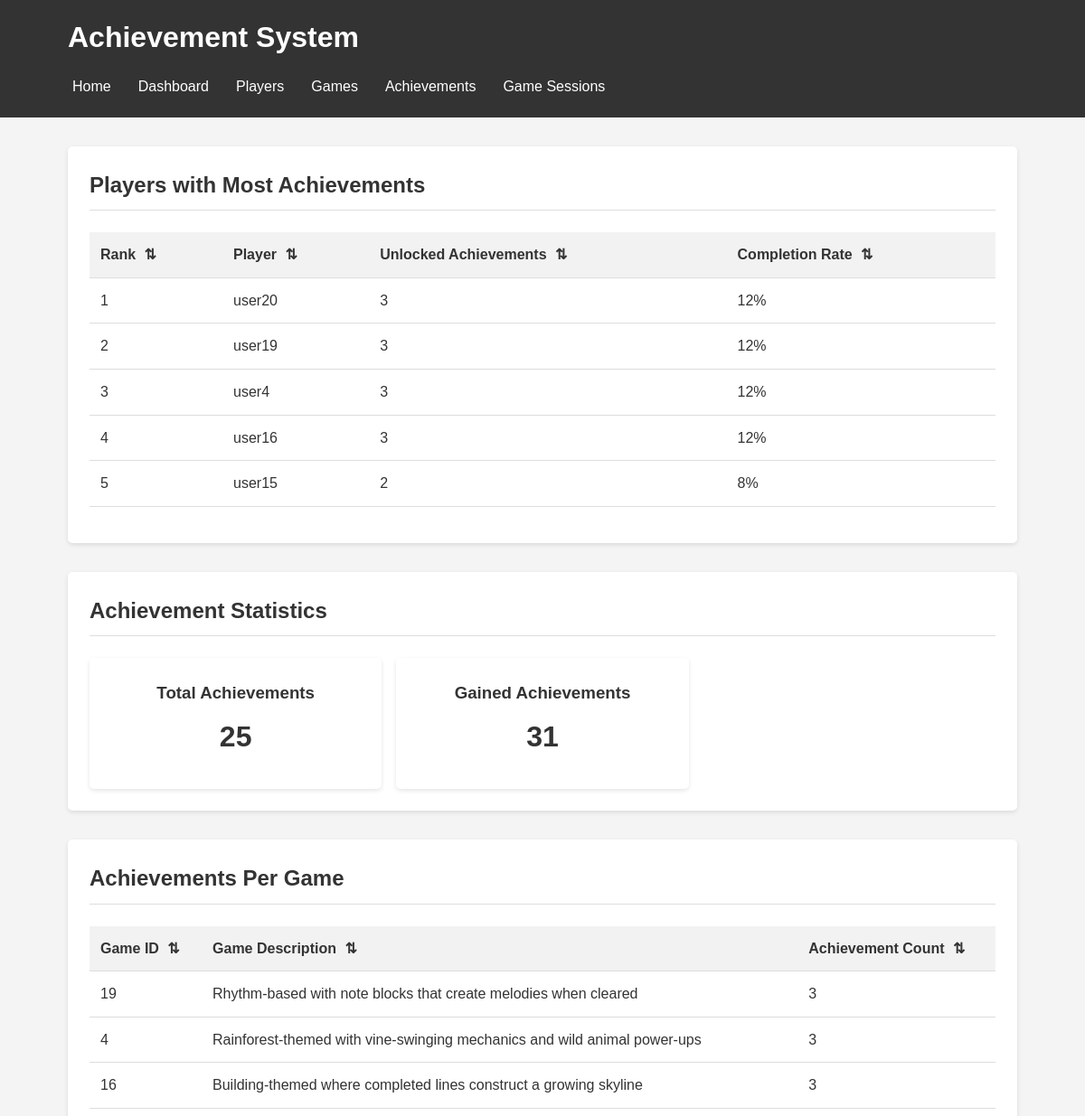
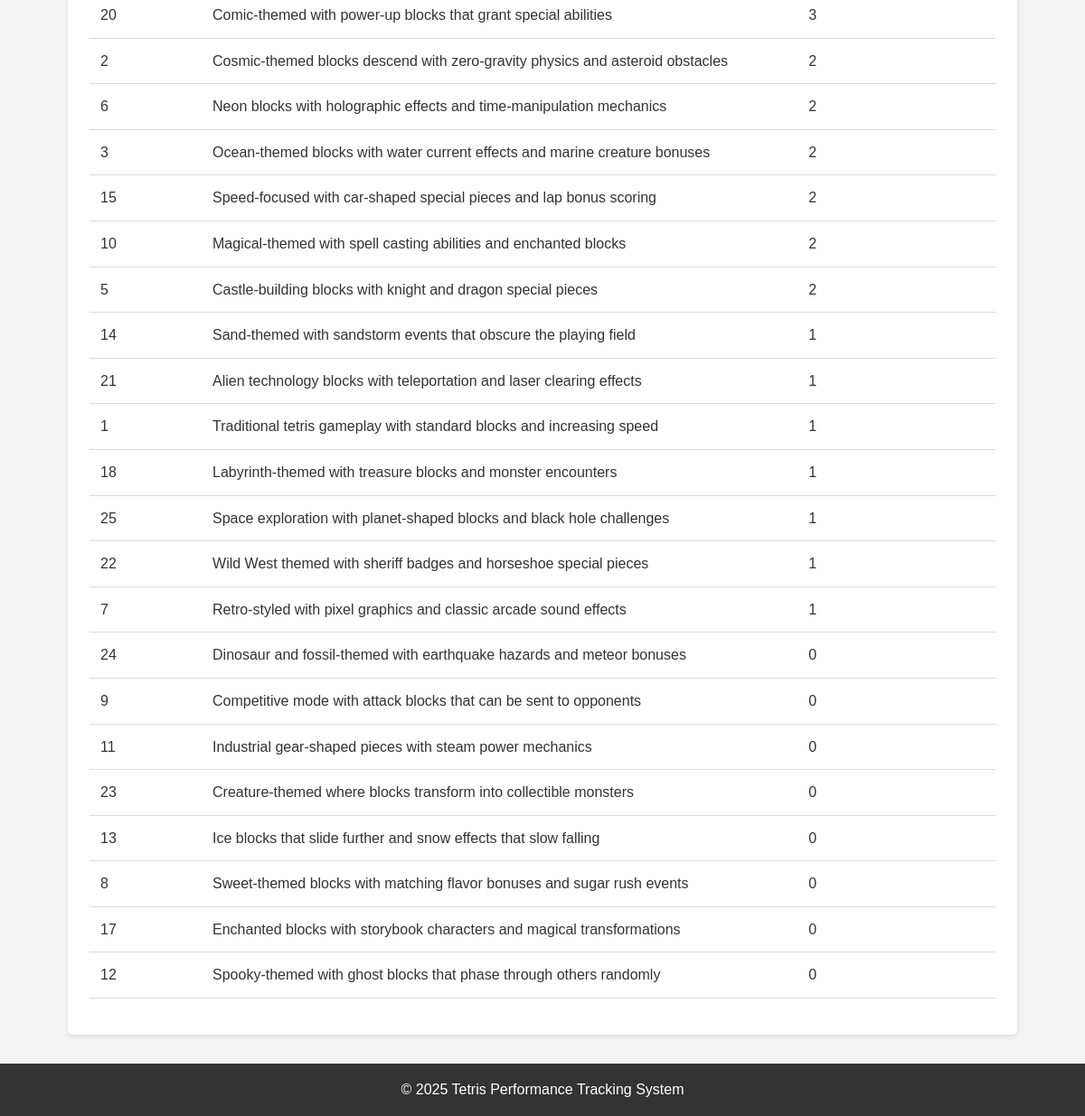
Screenshot of /achievements.php with the database file from the repository (2 pictures, top to bottom).
### tables this page shows
CREATE TABLE Player (
    player_id INT PRIMARY KEY,
    username VARCHAR(50) NOT NULL,
    email_address VARCHAR(100) NOT NULL UNIQUE,
    date_registration DATE NOT NULL,
    date_of_birth DATE,
    country VARCHAR(50),
    subscription_type ENUM('free','paid') NOT NULL DEFAULT 'free'
);

CREATE TABLE Game (
    game_id INT PRIMARY KEY,
    action_id INT NOT NULL,
    game_genre VARCHAR(50),
    ai_help_allowed BOOLEAN DEFAULT FALSE,
    difficulty_level INT,
    game_description VARCHAR(90),
    FOREIGN KEY (action_id) REFERENCES Action(action_id),
    FOREIGN KEY (difficulty_level) REFERENCES DifficultyLevel(difficulty_level)
);

### achievements.php (the view, shortened to what this page needs)
<?php
include 'includes/db_connection.php';
$sql = "SELECT p.player_id, p.username,
        COUNT(pa.achievement_id) as achievement_count,
        (COUNT(pa.achievement_id) * 100 / (SELECT COUNT(*) FROM Achievement)) as completion_percentage
        FROM Player p
        JOIN PlayerAchievement pa ON p.player_id = pa.player_id
        GROUP BY p.player_id, p.username
        ORDER BY achievement_count DESC
        LIMIT 5";
$topAchievers = $conn->query($sql);
?>
<!DOCTYPE html>
<html lang="en">
<head>
    <link rel="stylesheet" href="css/style.css">
</head>
<body>
    <header>
        <div class="container">
            <h1>Achievement System</h1>
            <nav>
                <ul>
                    <li><a href="index.php">Home</a></li>
                    <li><a href="dashboard.php">Dashboard</a></li>
                    <li><a href="players.php">Players</a></li>
                    <li><a href="games.php">Games</a></li>
                    <li><a href="achievements.php">Achievements</a></li>
                    <li><a href="sessions.php">Game Sessions</a></li>
                </ul>
            </nav>
        </div>
    </header>
    <main class="container">
        <section class="top-achievers">
            <h2>Players with Most Achievements</h2>
            <table class="sortable">
                <thead>
                    <tr>
                        <th class="sortable-header">Rank</th>
                        <th class="sortable-header">Player</th>
                        <th class="sortable-header">Unlocked Achievements</th>
                        <th class="sortable-header">Completion Rate</th>
                    </tr>
                </thead>
                <tbody>
                <?php
                $rank = 1;
                if($topAchievers && $topAchievers->num_rows > 0) {
                    while($achiever = $topAchievers->fetch_assoc()) {
                        echo "<tr>";
                        echo "<td>{$rank}</td>";
                        echo "<td>{$achiever['username']}</td>";
                        echo "<td>{$achiever['achievement_count']}</td>";
                        echo "<td>" . round($achiever['completion_percentage'], 1) . "%</td>";
                        echo "</tr>";
                        $rank++;
                    }
                } else {
                    echo "<tr><td colspan='4'>No achievement data found</td></tr>";
                }
                ?>
                </tbody>
            </table>
        </section>
        <section class="achievement-stats">
            <h2>Achievement Statistics</h2>
            <div class="stats-grid">
                <?php
                $result = $conn->query("SELECT COUNT(*) as total FROM Achievement");
                $row = $result->fetch_assoc();
                ?>
                <div class="stat-card">
                    <h3>Total Achievements</h3>
                    <p class="stat-number"><?php echo $row['total']; ?></p>
                </div>
                <?php
                $result = $conn->query("SELECT COUNT(*) as total FROM PlayerAchievement");
                $row = $result->fetch_assoc();
                ?>
                <div class="stat-card">
                    <h3>Gained Achievements</h3>
                    <p class="stat-number"><?php echo $row['total']; ?></p>
                </div>
            </div>
        </section>
        <section class="achievements-per-game">
            <h2>Achievements Per Game</h2>
            <table class="sortable">
                <thead>
                    <tr>
                        <th class="sortable-header">Game ID</th>
                        <th class="sortable-header">Game Description</th>
                        <th class="sortable-header">Achievement Count</th>
                    </tr>
                </thead>
                <tbody>
                <?php
                $gameAchievements = $conn->query("SELECT g.game_id, g.game_description,
                                        COUNT(DISTINCT pa.achievement_id) as achievement_count,
                                        COUNT(DISTINCT pa.player_id) as players_count,
                                        ROUND((SUM(CASE WHEN pa.is_completed = 1 THEN 1 ELSE 0 END) * 100.0 /
                                              NULLIF(COUNT(pa.achievement_id), 0)), 1) as completion_rate
                                      FROM Game g
                                      LEFT JOIN Session s ON g.game_id = s.game_id
                                      LEFT JOIN PlayerAchievement pa ON s.player_id = pa.player_id
                                      GROUP BY g.game_id, g.game_description
                                      ORDER BY achievement_count DESC, completion_rate DESC");
                if($gameAchievements && $gameAchievements->num_rows > 0) {
                    while($game = $gameAchievements->fetch_assoc()) {
                        echo "<tr>";
                        echo "<td>{$game['game_id']}</td>";
                        echo "<td>{$game['game_description']}</td>";
                        echo "<td>{$game['achievement_count']}</td>";
                        echo "</tr>";
                    }
                } else {
                    echo "<tr><td colspan='3'>No achievement data per game found</td></tr>";
                }
                ?>
                </tbody>
            </table>
        </section>
    </main>
    <footer>
        <div class="container">
        <p>&copy; <?php echo date('Y'); ?> Tetris Performance Tracking System</p>
        </div>
    </footer>
</body>
</html>

### css/style.css (style rules this page uses)
* { margin: 0; padding: 0; box-sizing: border-box; }
body { font-family: 'Arial', sans-serif; line-height: 1.6; color: #333; background-color: #f4f4f4; }
.container { width: 90%; max-width: 1200px; margin: 0 auto; padding: 0 15px; }
header { background: #333; color: #fff; padding: 1rem 0; margin-bottom: 2rem; }
header h1 { margin-bottom: 1rem; }
nav ul { display: flex; flex-wrap: wrap; list-style: none; }
nav ul li { margin-right: 20px; margin-bottom: 5px; }
nav ul li a { color: #fff; text-decoration: none; padding: 5px; transition: all 0.3s ease; }
main { padding-bottom: 2rem; }
section { margin-bottom: 2rem; background: #fff; padding: 1.5rem; border-radius: 5px; box-shadow: 0 2px 5px rgba(0,0,0,0.1); }
section h2 { border-bottom: 1px solid #ddd; padding-bottom: 0.5rem; margin-bottom: 1.5rem; }
table { width: 100%; border-collapse: collapse; margin-bottom: 1rem; }
table th, table td { padding: 0.75rem; text-align: left; border-bottom: 1px solid #ddd; }
table th { background-color: #f2f2f2; font-weight: bold; }
.stats-grid { display: grid; grid-template-columns: repeat(auto-fill, minmax(250px, 1fr)); gap: 1rem; }
.stat-card { background: #fff; padding: 1.5rem; border-radius: 5px; box-shadow: 0 2px 5px rgba(0,0,0,0.1); text-align: center; transition: transform 0.3s ease; }
.stat-number { font-size: 2rem; font-weight: bold; margin: 0.5rem 0; color: #333; }
th.sortable-header { cursor: pointer; }
footer { background: #333; color: #fff; text-align: center; padding: 1rem 0; margin-top: 2rem; }

### rows the page displays
player: username "user20", achievement_count "3", completion_percentage "12"
player: username "user19", achievement_count "3", completion_percentage "12"
player: username "user4", achievement_count "3", completion_percentage "12"
player: username "user16", achievement_count "3", completion_percentage "12"
player: username "user15", achievement_count "2", completion_percentage "8"
game: game_id "19", game_description "Rhythm-based with note blocks that create melodies when cleared", achievement_count "3"
game: game_id "4", game_description "Rainforest-themed with vine-swinging mechanics and wild animal power-ups", achievement_count "3"
game: game_id "16", game_description "Building-themed where completed lines construct a growing skyline", achievement_count "3"
game: game_id "20", game_description "Comic-themed with power-up blocks that grant special abilities", achievement_count "3"
game: game_id "2", game_description "Cosmic-themed blocks descend with zero-gravity physics and asteroid obstacles", achievement_count "2"
game: game_id "6", game_description "Neon blocks with holographic effects and time-manipulation mechanics", achievement_count "2"
game: game_id "3", game_description "Ocean-themed blocks with water current effects and marine creature bonuses", achievement_count "2"
game: game_id "15", game_description "Speed-focused with car-shaped special pieces and lap bonus scoring", achievement_count "2"
game: game_id "10", game_description "Magical-themed with spell casting abilities and enchanted blocks", achievement_count "2"
game: game_id "5", game_description "Castle-building blocks with knight and dragon special pieces", achievement_count "2"
game: game_id "14", game_description "Sand-themed with sandstorm events that obscure the playing field", achievement_count "1"
game: game_id "21", game_description "Alien technology blocks with teleportation and laser clearing effects", achievement_count "1"
game: game_id "1", game_description "Traditional tetris gameplay with standard blocks and increasing speed", achievement_count "1"
game: game_id "18", game_description "Labyrinth-themed with treasure blocks and monster encounters", achievement_count "1"
game: game_id "25", game_description "Space exploration with planet-shaped blocks and black hole challenges", achievement_count "1"
game: game_id "22", game_description "Wild West themed with sheriff badges and horseshoe special pieces", achievement_count "1"
game: game_id "7", game_description "Retro-styled with pixel graphics and classic arcade sound effects", achievement_count "1"
game: game_id "24", game_description "Dinosaur and fossil-themed with earthquake hazards and meteor bonuses", achievement_count "0"
game: game_id "9", game_description "Competitive mode with attack blocks that can be sent to opponents", achievement_count "0"
game: game_id "11", game_description "Industrial gear-shaped pieces with steam power mechanics", achievement_count "0"
game: game_id "23", game_description "Creature-themed where blocks transform into collectible monsters", achievement_count "0"
game: game_id "13", game_description "Ice blocks that slide further and snow effects that slow falling", achievement_count "0"
game: game_id "8", game_description "Sweet-themed blocks with matching flavor bonuses and sugar rush events", achievement_count "0"
game: game_id "17", game_description "Enchanted blocks with storybook characters and magical transformations", achievement_count "0"
game: game_id "12", game_description "Spooky-themed with ghost blocks that phase through others randomly", achievement_count "0"

### other values shown
$row['total'] "25"
$row['total'] "31"
